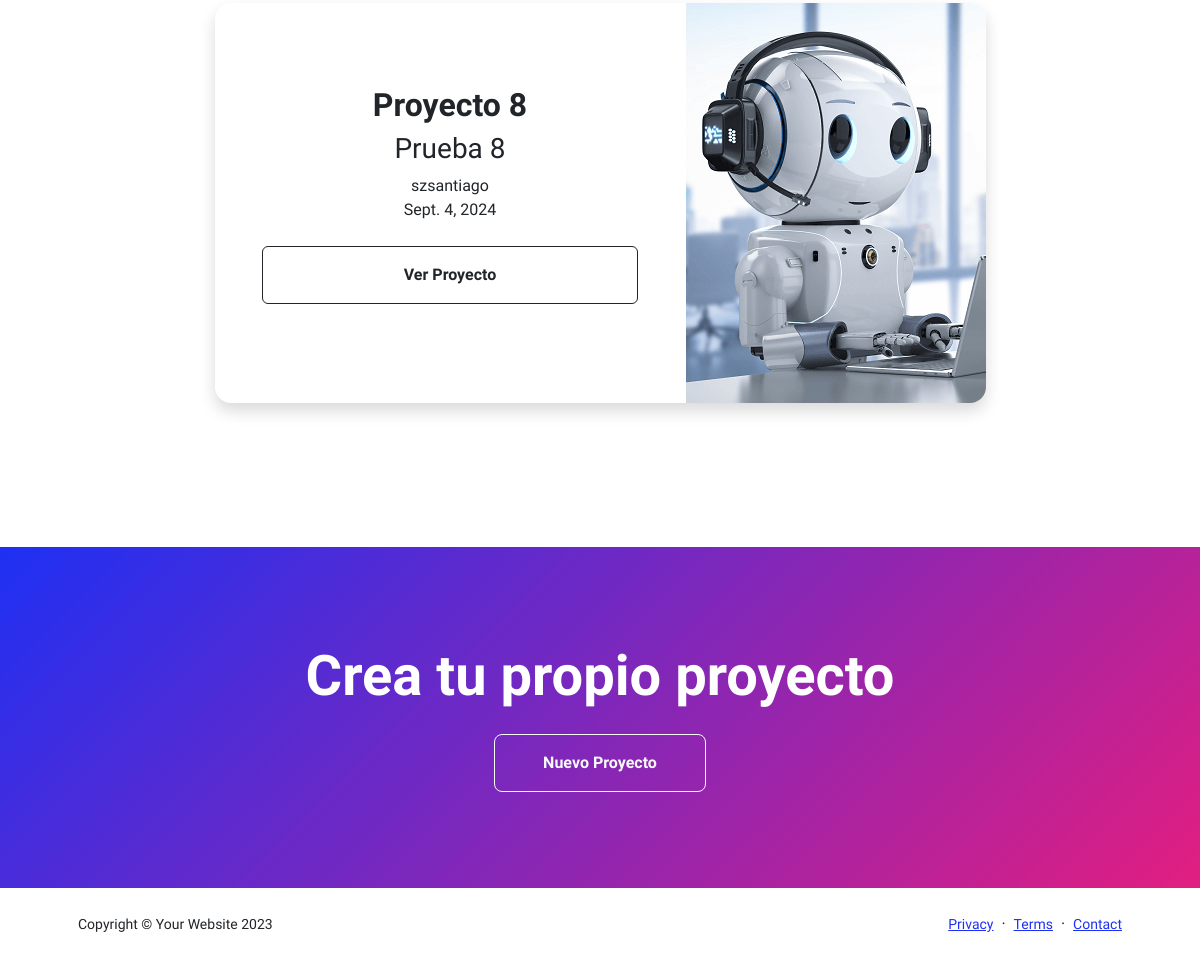
The page /proyectos/ (lower part) on the database as committed earlier.
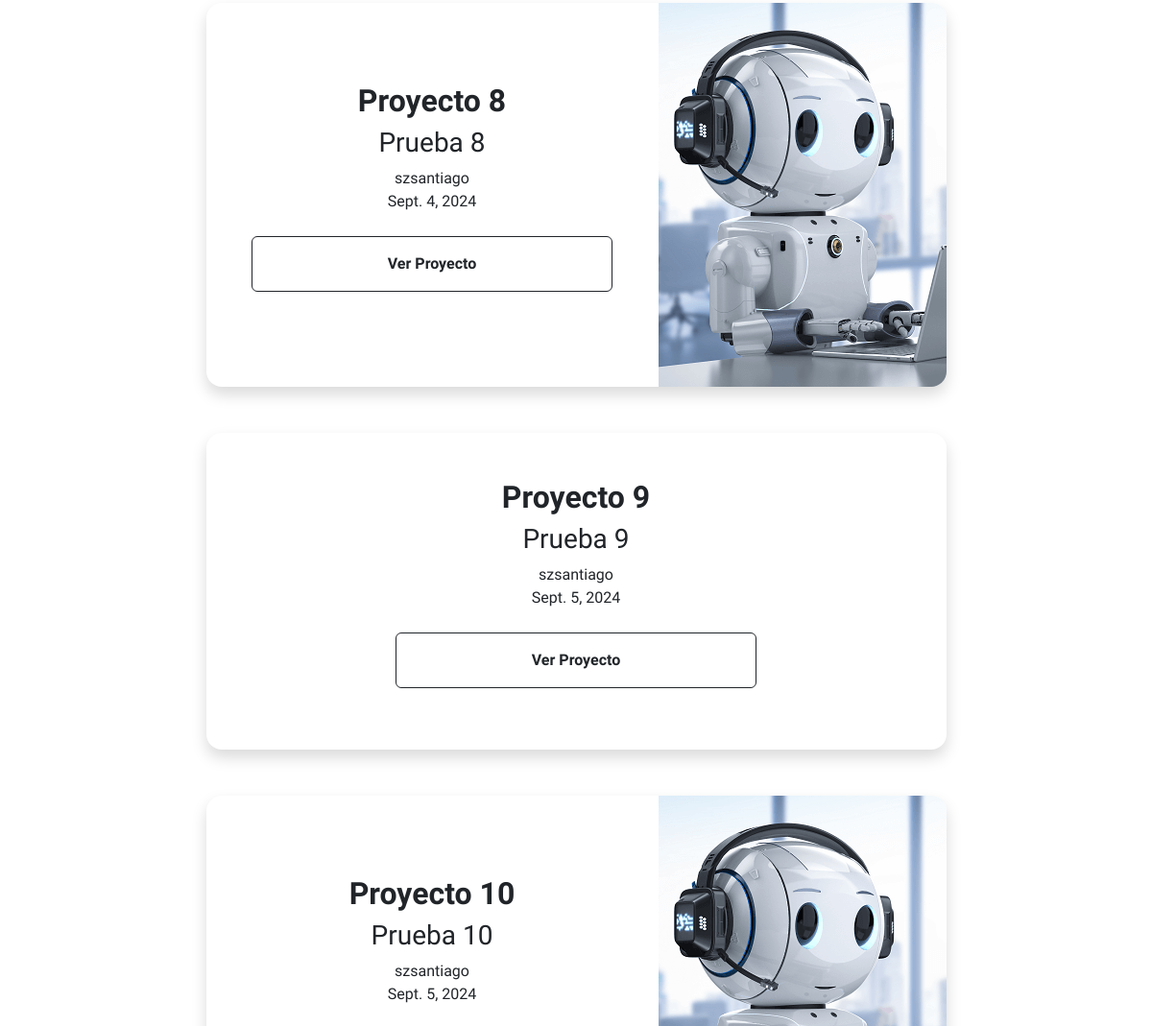
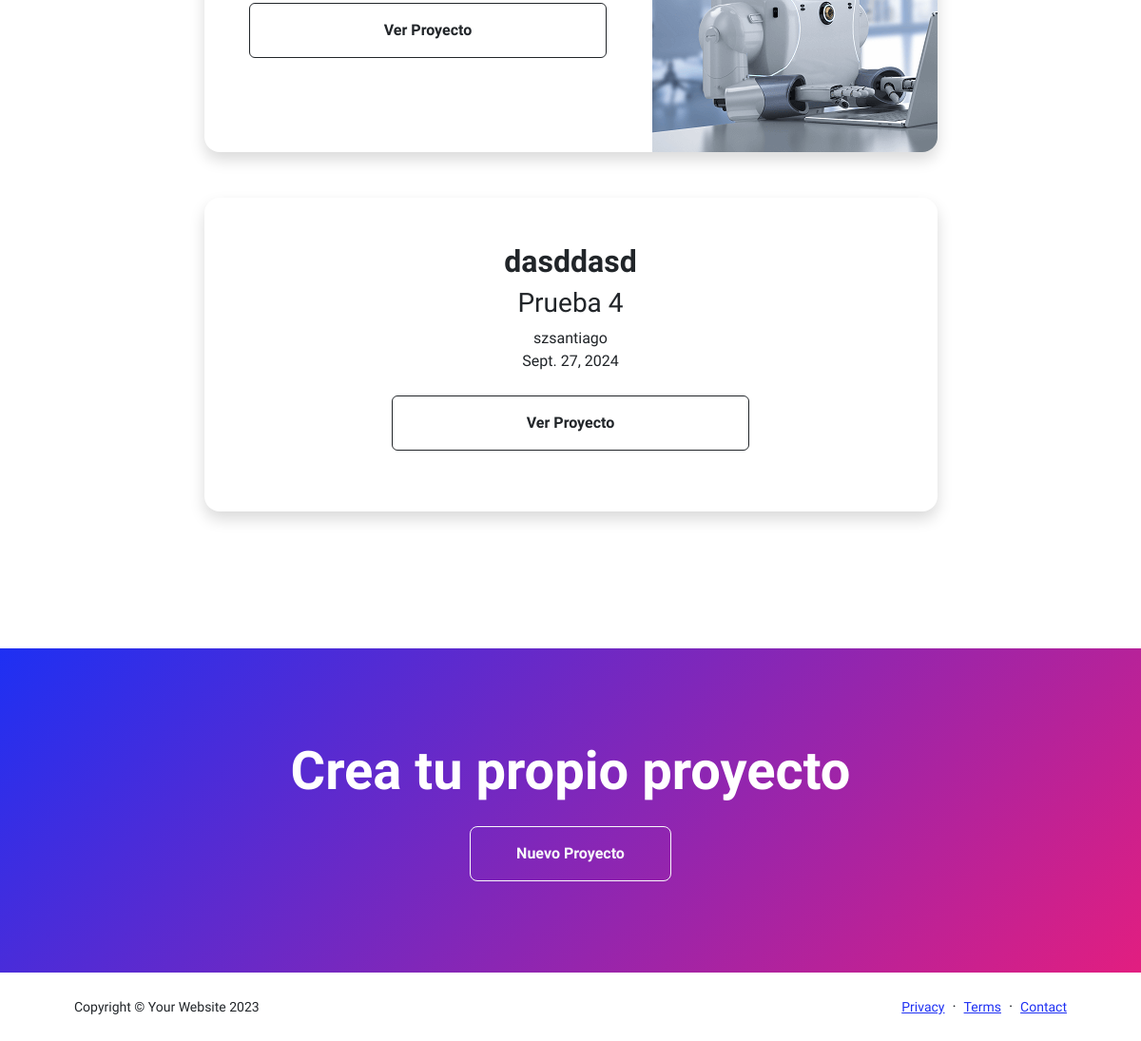
The same page on the database as committed later (2 pictures, top to bottom).
### AppPrincipal/models.py (models this page shows, shortened)
class Proyecto (models.Model):
    titulo = models.CharField(max_length=40)
    subtitulo = models.CharField(max_length=40)
    descripcion = models.CharField(max_length=500)
    fecha = models.DateField()
    imagen = models.ForeignKey('ImagenProyecto', on_delete=models.SET_NULL, null=True, blank=True, related_name='proyectos')
    autor = models.ForeignKey(Usuario, on_delete=models.CASCADE)

class ImagenProyecto(models.Model):
    imagen = models.ImageField(upload_to='imagen', null=True, blank=True)

### AppPrincipal/views.py (the view)
# urls.py: path('proyectos/', views.ProyectoListView.as_view(), name='proyectos'),
class ProyectoListView(ListView):
    queryset = Proyecto.objects.all()  # Definiendo el QuerySet directamente
    context_object_name = "proyectos"
    template_name = "appprincipal/proyectos.html"

### AppPrincipal/templates/appprincipal/proyectos.html (shortened to what this page needs)
{% extends "appprincipal/index.html" %}
{% load static %}
        {% block contenidoQueCambia %}
        <section class="py-5">
                <div class="container px-5 mb-5">
                    <div class="row gx-5 justify-content-center">
                        <div class="col-lg-11 col-xl-9 col-xxl-8">
                            {% for proyecto in proyectos %}
                                {%if proyectos%}
                                    <div class="card overflow-hidden shadow rounded-4 border-0 mb-5">
                                        <div class="card-body p-0">
                                            <div class="d-flex align-items-center justify-content-center">
                                                <div class="p-5 text-center">
                                                    <h2 class="fw-bolder">{{proyecto.titulo}}</h2>
                                                    <h3>{{proyecto.subtitulo}}</h3>
                                                    <p>
                                                        {{proyecto.autor}}<br>
                                                        {{proyecto.fecha}}<br><br>
                                                        <a class="btn btn-outline-dark btn-m px-5 py-3 fs-6 fw-bolder" style="width: 23.5rem;" href="{%url 'detalleProyecto' proyecto.id%}">Ver Proyecto</a>
                                                    </p>
                                                </div>
                                                <img class="img-fluid" src="{{proyecto.imagen.imagen.url}}" alt="">
                                            </div>
                                        </div>
                                    </div>
                                {%else%}
                                    <p>No hay proyectos</p>
                                    {%endif%}
                            {%endfor%}
                        </div>
                    </div>
                </div>
        </section>
        <section class="py-5 bg-gradient-primary-to-secondary text-white">
                <div class="container px-5 my-5">
                    <div class="text-center">
                        <h2 class="display-4 fw-bolder mb-4">Crea tu propio proyecto</h2>
                        <a class="btn btn-outline-light btn-lg px-5 py-3 fs-6 fw-bolder" href="{%url 'crearProyecto'%}">Nuevo Proyecto</a>
                    </div>
                </div>
        </section>
        {% endblock %}

### AppPrincipal/templates/appprincipal/index.html (shortened to what this page needs)
{% load static %}
<!DOCTYPE html>
<html lang="en">
    <head>
        <link href="https://cdn.jsdelivr.net/npm/bootstrap-icons@1.8.1/font/bootstrap-icons.css" rel="stylesheet" />
        <link href="{% static 'appprincipal/css/styles.css' %}" rel="stylesheet" />
    </head>
    <body class="d-flex flex-column h-100">
        <main class="flex-shrink-0">
            {% block contenidoQueCambia %}{% endblock %}
        </main>
        <footer class="bg-white py-4 mt-auto">
            <div class="container px-5">
                <div class="row align-items-center justify-content-between flex-column flex-sm-row">
                    <div class="col-auto"><div class="small m-0">Copyright &copy; Your Website 2023</div></div>
                    <div class="col-auto">
                        <a class="small" href="#!">Privacy</a>
                        <span class="mx-1">&middot;</span>
                        <a class="small" href="#!">Terms</a>
                        <span class="mx-1">&middot;</span>
                        <a class="small" href="#!">Contact</a>
                    </div>
                </div>
            </div>
        </footer>
    </body>
</html>

Rows that differ between the two databases and show on the page:
added Proyecto: titulo "Proyecto 9", subtitulo "Prueba 9", autor "szsantiago", fecha "Sept. 5, 2024"
added Proyecto: titulo "Proyecto 10", subtitulo "Prueba 10", autor "szsantiago", fecha "Sept. 5, 2024", imagen.imagen (picture)
added Proyecto: titulo "dasddasd", subtitulo "Prueba 4", autor "szsantiago", fecha "Sept. 27, 2024"
